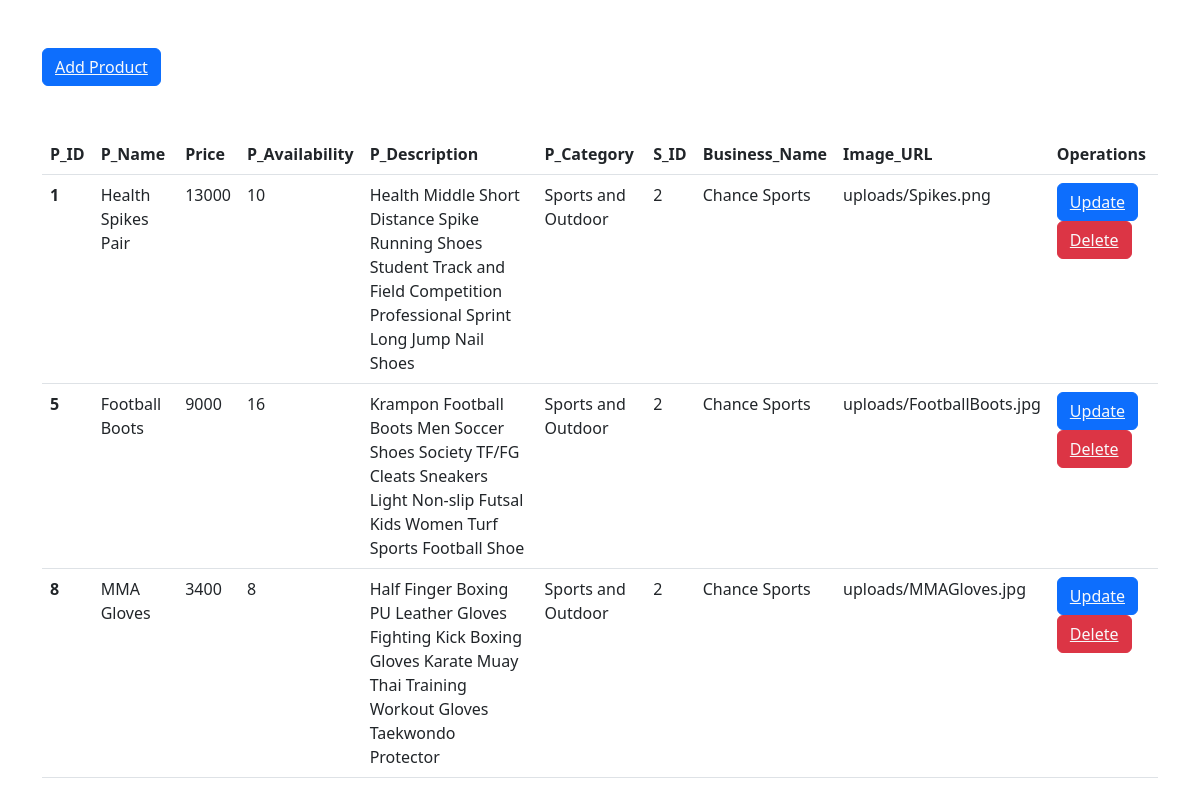
Screenshot of /sellerProductsList.php?S_ID=2 with the database file from the repository.
### tables this page shows
CREATE TABLE `product` (
  `P_ID` int(11) NOT NULL,
  `P_Name` varchar(100) NOT NULL,
  `Price` int(11) NOT NULL,
  `P_Availability` int(11) NOT NULL,
  `P_Description` varchar(255) NOT NULL,
  `P_Category` varchar(100) NOT NULL,
  `Category_ID` int(11) NOT NULL,
  `S_ID` int(11) NOT NULL,
  `Business_Name` varchar(50) NOT NULL,
  `Image_URL` varchar(100) NOT NULL
);

### sellerProductsList.php (the view, shortened to what this page needs)
<?php
    include 'config.php';
?>
<!DOCTYPE html>
<html lang="en">
<head>
    <link rel="stylesheet" href="https://cdn.jsdelivr.net/npm/bootstrap@5.3.0/dist/css/bootstrap.min.css">
</head>
<body>
    <div class="container">
        <button class="btn btn-primary my-5"> <a class="text-light" href="sellerList.php">Add Product</a></button>
        <table class="table">
            <thead>
              <tr>
                <th scope="col">P_ID</th>
                <th scope="col">P_Name</th>
                <th scope="col">Price</th>
                <th scope="col">P_Availability</th>
                <th scope="col">P_Description</th>
                <th scope="col">P_Category</th>
                <th scope="col">S_ID</th>
                <th scope="col">Business_Name</th>
                <th scope="col">Image_URL</th>
                <th scope="col">Operations</th>
              </tr>
            </thead>
            <tbody>
                <?php
                  $S_ID = $_GET['S_ID'];
                  $sql = "SELECT * FROM product WHERE S_ID = $S_ID";
                  $result = mysqli_query($conn, $sql);
                  if($result)
                  {
                    while($row = mysqli_fetch_assoc($result))
                    {
                      $P_ID = $row['P_ID'];
                      $P_Name = $row['P_Name'];
                      $Price = $row['Price'];
                      $P_Availability = $row['P_Availability'];
                      $P_Description = $row['P_Description'];
                      $P_Category = $row['P_Category'];
                      $S_ID = $row['S_ID'];
                      $Business_Name = $row['Business_Name'];
                      $imagePath = $row['Image_URL'];
                      echo
                        '<tr>
                          <th scope="row">'.$P_ID.'</th>
                          <td>'.$P_Name.'</td>
                          <td>'.$Price.'</td>
                          <td>'.$P_Availability.'</td>
                          <td>'.$P_Description.'</td>
                          <td>'.$P_Category.'</td>
                          <td>'.$S_ID.'</td>
                          <td>'.$Business_Name.'</td>
                          <td>'.$imagePath.'</td>
                          <td>
                            <button class="btn btn-primary"><a class="text-light" href="update.php?updateid='.$P_ID.'">Update</a></button>
                            <button class="btn btn-danger"><a class="text-light" href="delete.php?deleteid='.$P_ID.'">Delete</a></button>
                          </td>
                        </tr>';
                    }
                  }
                ?>
            </tbody>
          </table>
    </div>
</body>
</html>

### rows the page displays
product: P_ID "1", P_Name "Health Spikes Pair", Price "13000", P_Availability "10", P_Description "Health Middle Short Distance Spike Running Shoes Student Track and Field Competition Professional Sprint Long Jump Nail Shoes", P_Category "Sports and Outdoor", S_ID "2", Business_Name "Chance Sports", Image_URL "uploads/Spikes.png"
product: P_ID "5", P_Name "Football Boots", Price "9000", P_Availability "16", P_Description "Krampon Football Boots Men Soccer Shoes Society TF/FG Cleats Sneakers Light Non-slip Futsal Kids Women Turf Sports Football Shoe", P_Category "Sports and Outdoor", S_ID "2", Business_Name "Chance Sports", Image_URL "uploads/FootballBoots.jpg"
product: P_ID "8", P_Name "MMA Gloves", Price "3400", P_Availability "8", P_Description "Half Finger Boxing PU Leather Gloves Fighting Kick Boxing Gloves Karate Muay Thai Training Workout Gloves Taekwondo Protector", P_Category "Sports and Outdoor", S_ID "2", Business_Name "Chance Sports", Image_URL "uploads/MMAGloves.jpg"
